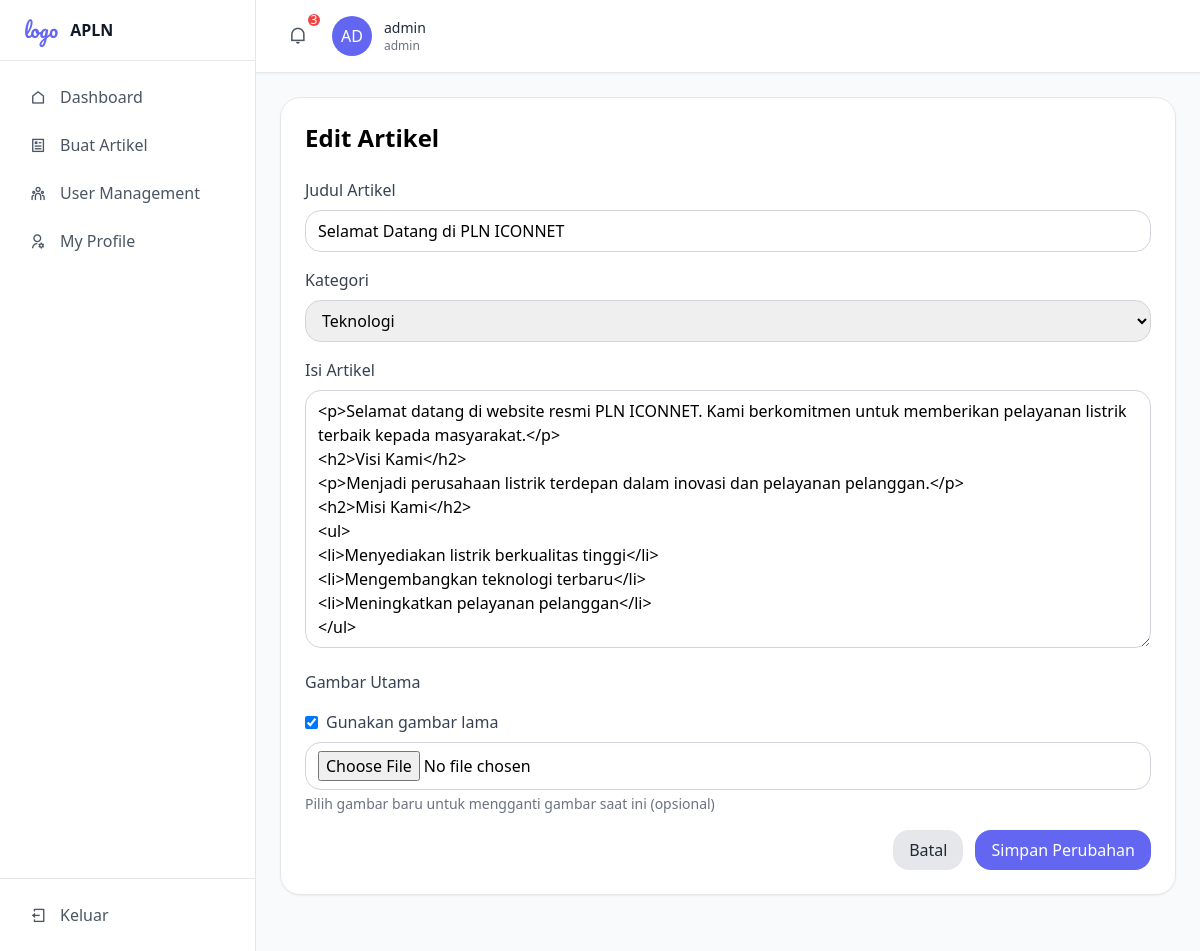
Screenshot of /admin/edit_artikel.php?id=1 (signed in) with the database file from the repository.
### tables this page shows
CREATE TABLE IF NOT EXISTS articles (
    id INT PRIMARY KEY AUTO_INCREMENT,
    title VARCHAR(255) NOT NULL,
    slug VARCHAR(255) NOT NULL UNIQUE,
    category VARCHAR(100) NOT NULL,
    content TEXT NOT NULL,
    tags VARCHAR(500),
    featured_image VARCHAR(500),
    author_id INT NOT NULL,
    status ENUM('draft', 'published') DEFAULT 'draft',
    created_at TIMESTAMP DEFAULT CURRENT_TIMESTAMP,
    updated_at TIMESTAMP DEFAULT CURRENT_TIMESTAMP ON UPDATE CURRENT_TIMESTAMP,
    FOREIGN KEY (author_id) REFERENCES user(id) ON DELETE CASCADE
);

### admin/edit_artikel.php (the view, shortened to what this page needs)
<?php
require_once 'koneksi.php';
$id = $_GET['id'];
$query = "SELECT * FROM articles WHERE id = ?";
$stmt = mysqli_prepare($conn, $query);
mysqli_stmt_bind_param($stmt, 'i', $id);
mysqli_stmt_execute($stmt);
$result = mysqli_stmt_get_result($stmt);
$artikel = mysqli_fetch_assoc($result);
?>
<!DOCTYPE html>
<html lang="id">
<head>
<script src="https://cdn.tailwindcss.com/3.4.16"></script>
<link rel="stylesheet" href="https://cdnjs.cloudflare.com/ajax/libs/remixicon/4.6.0/remixicon.min.css">
</head>
<body class="bg-gray-50">
<div class="flex min-h-screen">
  <aside id="sidebar" class="fixed left-0 top-0 h-screen w-64 bg-white border-r border-gray-200 z-30 hidden md:block">
    <div class="flex items-center gap-3 px-6 py-4 border-b border-gray-200">
      <div class="text-xl font-['Pacifico'] text-primary">logo</div>
      <span class="font-semibold text-gray-900">APLN</span>
    </div>
    <nav class="p-4 space-y-2">
      <a href="dashboard.php" class="flex items-center gap-3 px-3 py-2 rounded-lg text-gray-600 hover:bg-gray-50">
        <div class="w-5 h-5 flex items-center justify-center">
          <i class="ri-home-line"></i>
        </div>
        <span>Dashboard</span>
      </a>
      <a href="tambahartikel.php" class="flex items-center gap-3 px-3 py-2 rounded-lg text-gray-600 hover:bg-gray-50">
        <div class="w-5 h-5 flex items-center justify-center">
          <i class="ri-article-line"></i>
        </div>
        <span>Buat Artikel</span>
      </a>
      <a href="user.php" class="flex items-center gap-3 px-3 py-2 rounded-lg text-gray-600 hover:bg-gray-50">
        <div class="w-5 h-5 flex items-center justify-center">
          <i class="ri-team-line"></i>
        </div>
        <span>User Management</span>
      </a>
      <a href="profile.php" class="flex items-center gap-3 px-3 py-2 rounded-lg text-gray-600 hover:bg-gray-50">
        <div class="w-5 h-5 flex items-center justify-center">
          <i class="ri-user-settings-line"></i>
        </div>
        <span>My Profile</span>
      </a>
    </nav>
    <div class="absolute bottom-0 left-0 right-0 p-4 border-t border-gray-200">
      <a href="logout.php" class="flex items-center gap-3 px-3 py-2 text-gray-600 hover:bg-red-50 hover:text-red-600 rounded-lg transition-colors">
        <div class="w-5 h-5 flex items-center justify-center">
          <i class="ri-logout-box-line"></i>
        </div>
        <span>Keluar</span>
      </a>
    </div>
  </aside>
  <div class="flex-1 ml-0 md:ml-64">
    <header class="bg-white shadow-sm border-b border-gray-200 px-6 py-4">
      <div class="flex items-center justify-between">
        <div class="flex items-center gap-4">
          <button class="relative p-2 text-gray-600 hover:text-primary hover:bg-primary/5 rounded-md transition-colors">
            <div class="w-5 h-5 flex items-center justify-center">
              <i class="ri-notification-line text-lg"></i>
            </div>
            <span class="absolute -top-1 -right-1 w-3 h-3 bg-red-500 rounded-full text-xs text-white flex items-center justify-center">3</span>
          </button>
          <div class="flex items-center space-x-3">
            <div class="w-10 h-10 bg-primary rounded-full flex items-center justify-center">
              <span class="text-white font-medium"><?php echo strtoupper(substr($_SESSION['user']['username'], 0, 2)); ?></span>
            </div>
            <div class="hidden md:block">
              <div class="text-sm font-medium text-gray-800"><?php echo htmlspecialchars($_SESSION['user']['username']); ?></div>
              <div class="text-xs text-gray-500">admin</div>
            </div>
          </div>
        </div>
      </div>
    </header>
            <main class="p-6">
                <div class="bg-white rounded-xl shadow-sm border border-gray-200 p-6 mb-8">
                    <h2 class="text-2xl font-bold mb-6">Edit Artikel</h2>
                    <form method="POST" enctype="multipart/form-data">
                        <div class="mb-4">
                            <label class="block text-gray-700 mb-2" for="title">Judul Artikel</label>
                            <input type="text" id="title" name="title"
                                   class="w-full px-3 py-2 border border-gray-300 rounded-lg"
                                   value="<?php echo htmlspecialchars($artikel['title']); ?>" required>
                        </div>
                        <div class="mb-4">
                            <label class="block text-gray-700 mb-2" for="category">Kategori</label>
                            <select id="category" name="category" class="w-full px-3 py-2 border border-gray-300 rounded-lg" required>
                                <option value="teknologi" <?php echo $artikel['category'] == 'teknologi' ? 'selected' : ''; ?>>Teknologi</option>
                            </select>
                        </div>
                        <div class="mb-4">
                            <label class="block text-gray-700 mb-2" for="content">Isi Artikel</label>
                            <textarea id="content" name="content" rows="10"
                                      class="w-full px-3 py-2 border border-gray-300 rounded-lg" required><?php echo htmlspecialchars($artikel['content']); ?></textarea>
                        </div>
                        <div class="mb-4">
                            <label class="block text-gray-700 mb-2">Gambar Utama</label>
                            <label class="inline-flex items-center mt-2 mb-2">
                                <input type="checkbox" name="use_old_image" id="useOldImage" checked class="form-checkbox text-primary">
                                <span class="ml-2 text-gray-700">Gunakan gambar lama</span>
                            </label>
                            <input type="file" id="featuredImage" name="featuredImage" accept="image/*" class="w-full px-3 py-2 border border-gray-300 rounded-lg" onchange="previewImage(event)">
                            <p class="text-sm text-gray-500 mt-1">Pilih gambar baru untuk mengganti gambar saat ini (opsional)</p>
                        </div>
                        <div class="flex justify-end gap-3">
                            <a href="dashboard.php" class="px-4 py-2 bg-gray-200 text-gray-800 rounded-lg hover:bg-gray-300">
                                Batal
                            </a>
                            <button type="submit" class="px-4 py-2 bg-primary text-white rounded-lg hover:bg-secondary">
                                Simpan Perubahan
                            </button>
                        </div>
                    </form>
                </div>
            </main>
        </div>
    </div>
</body>
</html>

### admin/edit_artikel.php (style rules this page uses)
#sidebar { transform: translateX(-100%); transition: transform 0.3s ease-in-out; }
nav a { transition: all 0.2s ease; position: relative; }
nav a::before { content: ''; position: absolute; left: 0; top: 0; height: 100%; width: 0; background: rgba(99, 102, 241, 0.1); transition: width 0.3s ease; border-radius: 8px; }
button { transition: all 0.2s ease; }
input, select, textarea { transition: all 0.3s ease; }
.animate-fade-in-up { animation: fadeInUp 0.6s ease-out forwards; opacity: 0; }
.animate-fade-in-left { animation: fadeInLeft 0.6s ease-out forwards; opacity: 0; }
:where([class^="ri-"])::before { content: "\f3c2"; }

### rows the page displays
articles: title "Selamat Datang di PLN ICONNET", category "Teknologi", content "<p>Selamat datang di website resmi PLN ICONNET. Kami berkomitmen untuk memberikan pelayanan listrik terbaik kepada masyarakat.</p> <h2>Visi Kami</h2> <p>Menjadi perusahaan listrik terdepan dalam inovasi dan pelayanan pelanggan.</p> <h2>Misi Kami</h2> <ul> <li>Menyediakan listrik berkualitas tinggi</li> <li>Mengembangkan teknologi terbaru</li> <li>Meningkatkan pelayanan pelanggan</li> </ul>"

### other values shown
substr($_SESSION['user']['username'], 0, 2) "AD"
$_SESSION['user']['username'] "admin"
